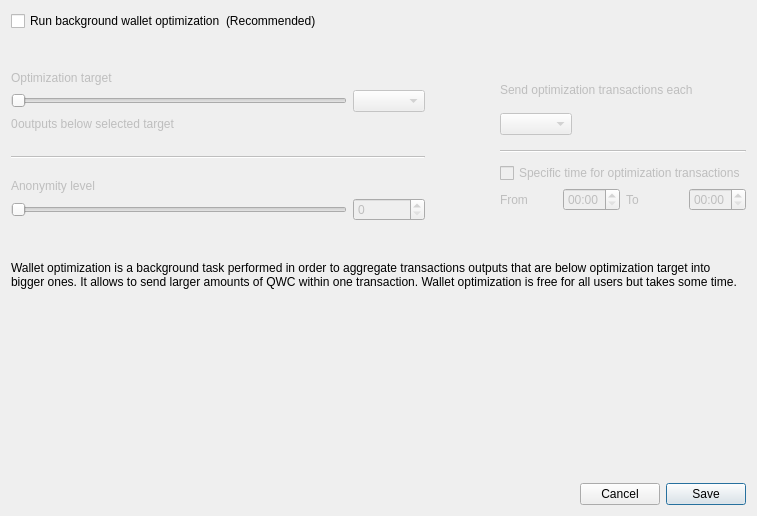
<?xml version="1.0" encoding="UTF-8"?>
<ui version="4.0">
 <class>OptimizationSettingsDialog</class>
 <widget class="QDialog" name="OptimizationSettingsDialog">
  <property name="windowModality">
   <enum>Qt::ApplicationModal</enum>
  </property>
  <property name="geometry">
   <rect>
    <x>0</x>
    <y>0</y>
    <width>757</width>
    <height>516</height>
   </rect>
  </property>
  <property name="windowTitle">
   <string>Wallet optimization settings</string>
  </property>
  <layout class="QGridLayout" name="m_gridLayout">
   <item row="0" column="0">
    <layout class="QVBoxLayout" name="verticalLayout">
     <property name="spacing">
      <number>0</number>
     </property>
     <property name="leftMargin">
      <number>0</number>
     </property>
     <property name="topMargin">
      <number>0</number>
     </property>
     <property name="rightMargin">
      <number>0</number>
     </property>
     <property name="bottomMargin">
      <number>0</number>
     </property>
     <item>
      <layout class="QHBoxLayout" name="horizontalLayout_1">
       <item>
        <widget class="QCheckBox" name="m_enableOptimizationCheck">
         <property name="text">
          <string>Run background wallet optimization</string>
         </property>
        </widget>
       </item>
       <item>
        <widget class="QLabel" name="label_8">
         <property name="text">
          <string>(Recommended)</string>
         </property>
        </widget>
       </item>
       <item>
        <spacer name="m_horizontalSpacer">
         <property name="orientation">
          <enum>Qt::Horizontal</enum>
         </property>
         <property name="sizeHint" stdset="0">
          <size>
           <width>40</width>
           <height>20</height>
          </size>
         </property>
        </spacer>
       </item>
      </layout>
     </item>
     <item>
      <spacer name="verticalSpacer_2">
       <property name="orientation">
        <enum>Qt::Vertical</enum>
       </property>
       <property name="sizeType">
        <enum>QSizePolicy::Fixed</enum>
       </property>
       <property name="sizeHint" stdset="0">
        <size>
         <width>20</width>
         <height>40</height>
        </size>
       </property>
      </spacer>
     </item>
     <item>
      <widget class="QWidget" name="m_optimizationOptionsWidget" native="true">
       <property name="enabled">
        <bool>true</bool>
       </property>
       <layout class="QHBoxLayout" name="horizontalLayout_2">
        <property name="spacing">
         <number>75</number>
        </property>
        <property name="leftMargin">
         <number>0</number>
        </property>
        <property name="topMargin">
         <number>0</number>
        </property>
        <property name="rightMargin">
         <number>0</number>
        </property>
        <property name="bottomMargin">
         <number>0</number>
        </property>
        <item alignment="Qt::AlignTop">
         <widget class="QWidget" name="widget1" native="true">
          <property name="enabled">
           <bool>false</bool>
          </property>
          <layout class="QGridLayout" name="gridLayout" columnstretch="50,0,0,0">
           <property name="leftMargin">
            <number>0</number>
           </property>
           <property name="topMargin">
            <number>0</number>
           </property>
           <property name="rightMargin">
            <number>0</number>
           </property>
           <property name="bottomMargin">
            <number>0</number>
           </property>
           <property name="verticalSpacing">
            <number>5</number>
           </property>
           <item row="0" column="0" colspan="4">
            <widget class="QLabel" name="label_5">
             <property name="text">
              <string>Optimization target</string>
             </property>
             <property name="indent">
              <number>0</number>
             </property>
            </widget>
           </item>
           <item row="4" column="0" colspan="4">
            <spacer name="verticalSpacer_3">
             <property name="orientation">
              <enum>Qt::Vertical</enum>
             </property>
             <property name="sizeType">
              <enum>QSizePolicy::Fixed</enum>
             </property>
             <property name="sizeHint" stdset="0">
              <size>
               <width>20</width>
               <height>20</height>
              </size>
             </property>
            </spacer>
           </item>
           <item row="1" column="0" colspan="3">
            <widget class="QSlider" name="m_thresholdSlider">
             <property name="maximum">
              <number>6</number>
             </property>
             <property name="pageStep">
              <number>1</number>
             </property>
             <property name="orientation">
              <enum>Qt::Horizontal</enum>
             </property>
            </widget>
           </item>
           <item row="1" column="3">
            <widget class="QComboBox" name="m_thresholdCombo"/>
           </item>
           <item row="5" column="0" colspan="4">
            <widget class="Line" name="line">
             <property name="orientation">
              <enum>Qt::Horizontal</enum>
             </property>
            </widget>
           </item>
           <item row="6" column="0" colspan="4">
            <spacer name="verticalSpacer_4">
             <property name="orientation">
              <enum>Qt::Vertical</enum>
             </property>
             <property name="sizeType">
              <enum>QSizePolicy::Fixed</enum>
             </property>
             <property name="sizeHint" stdset="0">
              <size>
               <width>20</width>
               <height>15</height>
              </size>
             </property>
            </spacer>
           </item>
           <item row="8" column="3">
            <widget class="QSpinBox" name="m_mixinSpin">
             <property name="buttonSymbols">
              <enum>QAbstractSpinBox::UpDownArrows</enum>
             </property>
            </widget>
           </item>
           <item row="7" column="0" colspan="4">
            <widget class="QLabel" name="label_7">
             <property name="text">
              <string>Anonymity level</string>
             </property>
             <property name="indent">
              <number>0</number>
             </property>
            </widget>
           </item>
           <item row="8" column="0" colspan="3">
            <widget class="QSlider" name="m_mixinSlider">
             <property name="pageStep">
              <number>1</number>
             </property>
             <property name="orientation">
              <enum>Qt::Horizontal</enum>
             </property>
            </widget>
           </item>
           <item row="2" column="0" colspan="4">
            <spacer name="verticalSpacer_12">
             <property name="orientation">
              <enum>Qt::Vertical</enum>
             </property>
             <property name="sizeType">
              <enum>QSizePolicy::Fixed</enum>
             </property>
             <property name="sizeHint" stdset="0">
              <size>
               <width>20</width>
               <height>0</height>
              </size>
             </property>
            </spacer>
           </item>
           <item row="3" column="0" colspan="4">
            <layout class="QHBoxLayout" name="horizontalLayout_3" stretch="0,1">
             <item>
              <widget class="QLabel" name="m_nonOptimizedOutputsLabel">
               <property name="text">
                <string>0</string>
               </property>
              </widget>
             </item>
             <item>
              <widget class="QLabel" name="m_nonOptimizedOutputsTextLabel">
               <property name="text">
                <string>outputs below selected target</string>
               </property>
              </widget>
             </item>
            </layout>
           </item>
          </layout>
         </widget>
        </item>
        <item>
         <layout class="QVBoxLayout" name="verticalLayout_3">
          <property name="spacing">
           <number>10</number>
          </property>
          <property name="rightMargin">
           <number>0</number>
          </property>
          <property name="bottomMargin">
           <number>0</number>
          </property>
          <item>
           <widget class="QWidget" name="widget2" native="true">
            <property name="enabled">
             <bool>false</bool>
            </property>
            <layout class="QGridLayout" name="gridLayout_2" columnstretch="0,0,0,0">
             <property name="leftMargin">
              <number>0</number>
             </property>
             <property name="topMargin">
              <number>0</number>
             </property>
             <property name="rightMargin">
              <number>0</number>
             </property>
             <property name="bottomMargin">
              <number>0</number>
             </property>
             <property name="verticalSpacing">
              <number>5</number>
             </property>
             <item row="8" column="0">
              <widget class="QLabel" name="label_2">
               <property name="text">
                <string>From</string>
               </property>
              </widget>
             </item>
             <item row="2" column="0" colspan="2" alignment="Qt::AlignLeft">
              <widget class="QComboBox" name="m_periodCombo"/>
             </item>
             <item row="8" column="1">
              <widget class="QTimeEdit" name="m_startTimeEdit">
               <property name="enabled">
                <bool>false</bool>
               </property>
               <property name="displayFormat">
                <string>HH:mm</string>
               </property>
              </widget>
             </item>
             <item row="8" column="2">
              <widget class="QLabel" name="label_3">
               <property name="text">
                <string>To</string>
               </property>
              </widget>
             </item>
             <item row="1" column="0" colspan="4">
              <spacer name="verticalSpacer_5">
               <property name="orientation">
                <enum>Qt::Vertical</enum>
               </property>
               <property name="sizeType">
                <enum>QSizePolicy::Fixed</enum>
               </property>
               <property name="sizeHint" stdset="0">
                <size>
                 <width>20</width>
                 <height>0</height>
                </size>
               </property>
              </spacer>
             </item>
             <item row="0" column="0" colspan="4">
              <widget class="QLabel" name="label_4">
               <property name="text">
                <string>Send optimization transactions each</string>
               </property>
               <property name="indent">
                <number>0</number>
               </property>
              </widget>
             </item>
             <item row="7" column="0" colspan="4">
              <spacer name="verticalSpacer_8">
               <property name="orientation">
                <enum>Qt::Vertical</enum>
               </property>
               <property name="sizeType">
                <enum>QSizePolicy::Fixed</enum>
               </property>
               <property name="sizeHint" stdset="0">
                <size>
                 <width>20</width>
                 <height>0</height>
                </size>
               </property>
              </spacer>
             </item>
             <item row="8" column="3">
              <widget class="QTimeEdit" name="m_stopTimeEdit">
               <property name="enabled">
                <bool>false</bool>
               </property>
               <property name="displayFormat">
                <string>HH:mm</string>
               </property>
              </widget>
             </item>
             <item row="4" column="0" colspan="4">
              <widget class="Line" name="line_2">
               <property name="orientation">
                <enum>Qt::Horizontal</enum>
               </property>
              </widget>
             </item>
             <item row="3" column="0" colspan="4">
              <spacer name="verticalSpacer_6">
               <property name="orientation">
                <enum>Qt::Vertical</enum>
               </property>
               <property name="sizeType">
                <enum>QSizePolicy::Fixed</enum>
               </property>
               <property name="sizeHint" stdset="0">
                <size>
                 <width>20</width>
                 <height>10</height>
                </size>
               </property>
              </spacer>
             </item>
             <item row="6" column="0" colspan="4">
              <widget class="QCheckBox" name="m_optimizationTimeCheck">
               <property name="text">
                <string>Specific time for optimization transactions</string>
               </property>
              </widget>
             </item>
             <item row="9" column="0" colspan="4">
              <spacer name="verticalSpacer_10">
               <property name="orientation">
                <enum>Qt::Vertical</enum>
               </property>
               <property name="sizeType">
                <enum>QSizePolicy::Fixed</enum>
               </property>
               <property name="sizeHint" stdset="0">
                <size>
                 <width>20</width>
                 <height>10</height>
                </size>
               </property>
              </spacer>
             </item>
             <item row="5" column="0" colspan="4">
              <spacer name="verticalSpacer_7">
               <property name="orientation">
                <enum>Qt::Vertical</enum>
               </property>
               <property name="sizeType">
                <enum>QSizePolicy::Fixed</enum>
               </property>
               <property name="sizeHint" stdset="0">
                <size>
                 <width>20</width>
                 <height>5</height>
                </size>
               </property>
              </spacer>
             </item>
            </layout>
           </widget>
          </item>
         </layout>
        </item>
       </layout>
      </widget>
     </item>
     <item>
      <spacer name="verticalSpacer_11">
       <property name="orientation">
        <enum>Qt::Vertical</enum>
       </property>
       <property name="sizeType">
        <enum>QSizePolicy::Fixed</enum>
       </property>
       <property name="sizeHint" stdset="0">
        <size>
         <width>20</width>
         <height>40</height>
        </size>
       </property>
      </spacer>
     </item>
     <item>
      <widget class="QLabel" name="m_helpLabel">
       <property name="text">
        <string>Wallet optimization is a background task performed in order to aggregate transactions outputs that are below optimization target into bigger ones. It allows to send larger amounts of QWC within one transaction. Wallet optimization is free for all users but takes some time.</string>
       </property>
       <property name="wordWrap">
        <bool>true</bool>
       </property>
      </widget>
     </item>
     <item>
      <spacer name="verticalSpacer">
       <property name="orientation">
        <enum>Qt::Vertical</enum>
       </property>
       <property name="sizeHint" stdset="0">
        <size>
         <width>20</width>
         <height>40</height>
        </size>
       </property>
      </spacer>
     </item>
    </layout>
   </item>
   <item row="1" column="0">
    <layout class="QHBoxLayout" name="horizontalLayout_4">
     <item>
      <spacer name="horizontalSpacer">
       <property name="orientation">
        <enum>Qt::Horizontal</enum>
       </property>
       <property name="sizeHint" stdset="0">
        <size>
         <width>40</width>
         <height>20</height>
        </size>
       </property>
      </spacer>
     </item>
     <item>
      <widget class="QPushButton" name="optimizationCancelButton">
       <property name="text">
        <string>Cancel</string>
       </property>
      </widget>
     </item>
     <item>
      <widget class="QPushButton" name="optimizationSaveButton">
       <property name="text">
        <string>Save</string>
       </property>
       <property name="default">
        <bool>true</bool>
       </property>
      </widget>
     </item>
    </layout>
   </item>
  </layout>
 </widget>
 <resources/>
 <connections>
  <connection>
   <sender>optimizationCancelButton</sender>
   <signal>clicked()</signal>
   <receiver>OptimizationSettingsDialog</receiver>
   <slot>reject()</slot>
   <hints>
    <hint type="sourcelabel">
     <x>549</x>
     <y>259</y>
    </hint>
    <hint type="destinationlabel">
     <x>338</x>
     <y>140</y>
    </hint>
   </hints>
  </connection>
  <connection>
   <sender>optimizationSaveButton</sender>
   <signal>clicked()</signal>
   <receiver>OptimizationSettingsDialog</receiver>
   <slot>save()</slot>
   <hints>
    <hint type="sourcelabel">
     <x>630</x>
     <y>259</y>
    </hint>
    <hint type="destinationlabel">
     <x>338</x>
     <y>140</y>
    </hint>
   </hints>
  </connection>
  <connection>
   <sender>m_enableOptimizationCheck</sender>
   <signal>toggled(bool)</signal>
   <receiver>widget1</receiver>
   <slot>setEnabled(bool)</slot>
   <hints>
    <hint type="sourcelabel">
     <x>147</x>
     <y>47</y>
    </hint>
    <hint type="destinationlabel">
     <x>176</x>
     <y>204</y>
    </hint>
   </hints>
  </connection>
  <connection>
   <sender>m_optimizationTimeCheck</sender>
   <signal>toggled(bool)</signal>
   <receiver>m_startTimeEdit</receiver>
   <slot>setEnabled(bool)</slot>
   <hints>
    <hint type="sourcelabel">
     <x>543</x>
     <y>179</y>
    </hint>
    <hint type="destinationlabel">
     <x>501</x>
     <y>207</y>
    </hint>
   </hints>
  </connection>
  <connection>
   <sender>m_optimizationTimeCheck</sender>
   <signal>toggled(bool)</signal>
   <receiver>m_stopTimeEdit</receiver>
   <slot>setEnabled(bool)</slot>
   <hints>
    <hint type="sourcelabel">
     <x>543</x>
     <y>179</y>
    </hint>
    <hint type="destinationlabel">
     <x>643</x>
     <y>207</y>
    </hint>
   </hints>
  </connection>
  <connection>
   <sender>m_enableOptimizationCheck</sender>
   <signal>toggled(bool)</signal>
   <receiver>widget2</receiver>
   <slot>setEnabled(bool)</slot>
   <hints>
    <hint type="sourcelabel">
     <x>158</x>
     <y>48</y>
    </hint>
    <hint type="destinationlabel">
     <x>556</x>
     <y>197</y>
    </hint>
   </hints>
  </connection>
  <connection>
   <sender>m_thresholdSlider</sender>
   <signal>valueChanged(int)</signal>
   <receiver>OptimizationSettingsDialog</receiver>
   <slot>thresholdChanged(int)</slot>
   <hints>
    <hint type="sourcelabel">
     <x>116</x>
     <y>139</y>
    </hint>
    <hint type="destinationlabel">
     <x>355</x>
     <y>194</y>
    </hint>
   </hints>
  </connection>
  <connection>
   <sender>m_mixinSlider</sender>
   <signal>valueChanged(int)</signal>
   <receiver>OptimizationSettingsDialog</receiver>
   <slot>mixinChanged(int)</slot>
   <hints>
    <hint type="sourcelabel">
     <x>116</x>
     <y>240</y>
    </hint>
    <hint type="destinationlabel">
     <x>367</x>
     <y>236</y>
    </hint>
   </hints>
  </connection>
 </connections>
 <slots>
  <slot>thresholdChanged(int)</slot>
  <slot>mixinChanged(int)</slot>
  <slot>save()</slot>
 </slots>
</ui>
